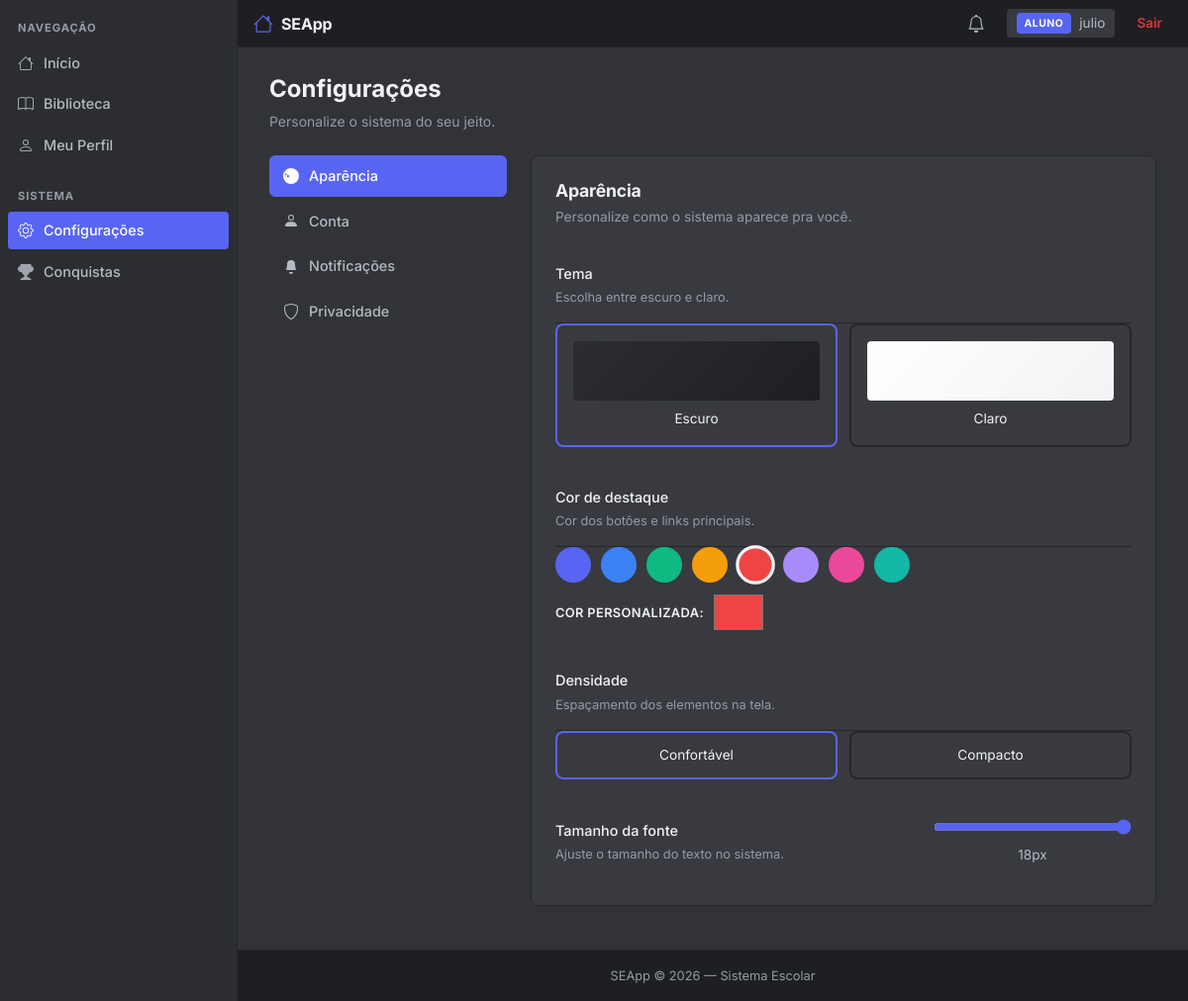
/configuracoes (signed in), run on an earlier commit of the app's database.
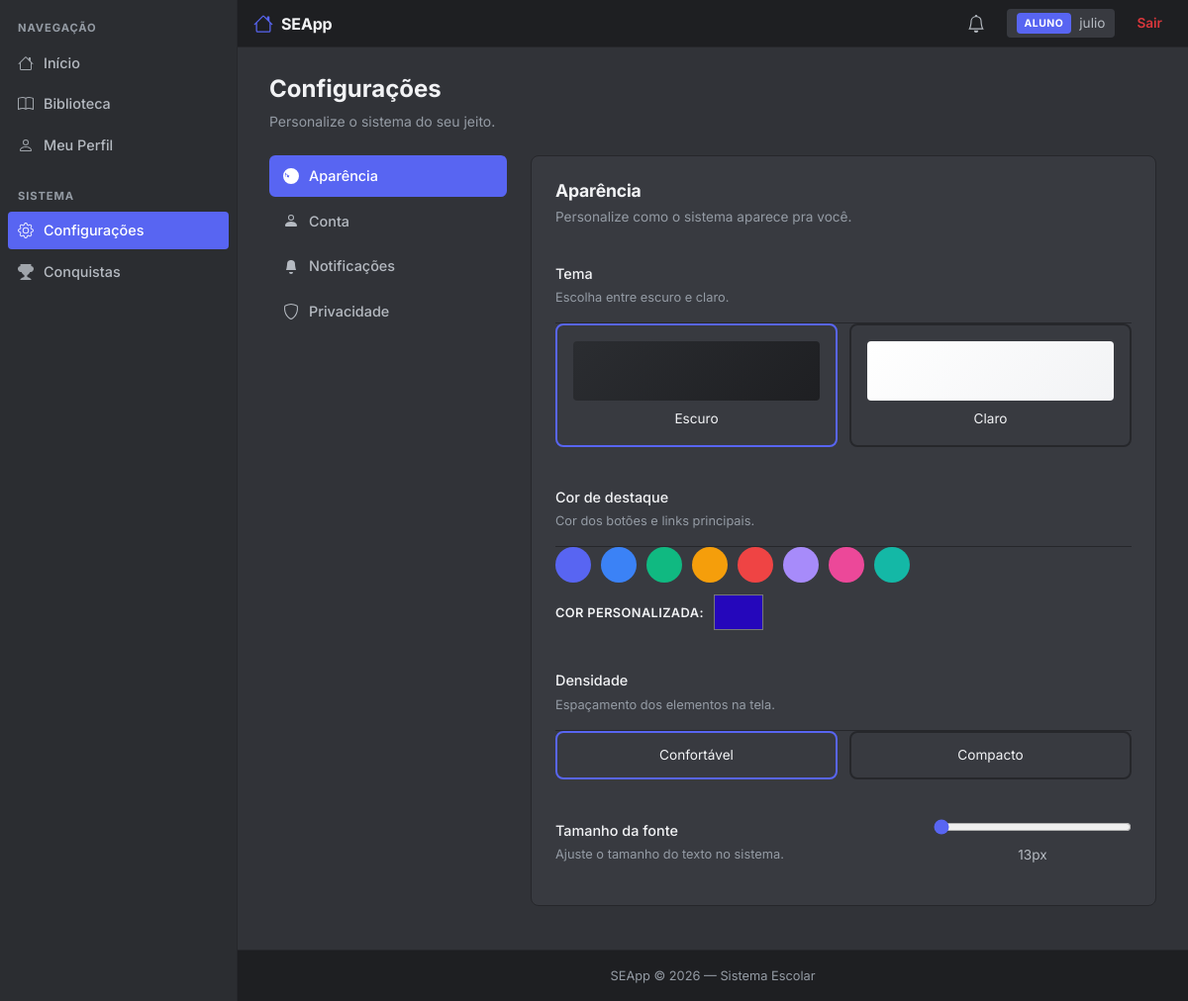
And on a later commit of the database.
### app/models/configuracao.py (models this page shows, shortened)
class Configuracao(db.Model):
    __tablename__ = 'configuracoes'
    id = db.Column(db.Integer, primary_key=True)
    usuario_id = db.Column(db.Integer, db.ForeignKey('usuarios.id'), unique=True, nullable=False)
    tema = db.Column(db.String(20), default='escuro')          # escuro, claro
    cor_destaque = db.Column(db.String(20), default='#5865F2') # HEX
    densidade = db.Column(db.String(20), default='confortavel')# compacto, confortavel
    sidebar_recolhida = db.Column(db.Boolean, default=False)
    fonte = db.Column(db.String(30), default='Inter')          # Inter, Roboto, System
    tamanho_fonte = db.Column(db.Integer, default=15)          # 13 a 18
    notif_emprestimo = db.Column(db.Boolean, default=True)
    notif_nota = db.Column(db.Boolean, default=True)
    notif_falta = db.Column(db.Boolean, default=True)
    perfil_publico = db.Column(db.Boolean, default=False)
    atualizado_em = db.Column(db.DateTime, default=datetime.utcnow, onupdate=datetime.utcnow)
    usuario = db.relationship('Usuario', backref='configuracao', uselist=False, lazy=True)

### app/routes/configuracoes.py (the view)
@configuracoes_bp.route("/configuracoes")
def index():
    if 'usuario_id' not in session:
        return redirect(url_for('auth.login'))
    usuario_id = session.get('usuario_id')
    usuario = Usuario.query.get(usuario_id)
    config = get_config(usuario_id)
    return render_template(
        "configuracoes/index.html",
        usuario=usuario,
        config=config
    )

### app/routes/configuracoes.py (called while the page is built)
def get_config(usuario_id):
    config = Configuracao.query.filter_by(usuario_id=usuario_id).first()
    if not config:
        config = Configuracao(usuario_id=usuario_id)
        db.session.add(config)
        db.session.commit()
    return config

### templates/configuracoes/index.html (shortened to what the changed rows need)
{% extends 'base.html' %}
{% block content %}
<link rel="stylesheet" href="{{ url_for('static', filename='css/configuracoes.css') }}">
<div class="config-layout">
    <div class="config-content">
        <div class="config-section active" id="section-aparencia">
            <div class="config-panel">
                <div class="color-palette" id="paletaCores" style="margin-bottom: 12px;">
                    <div class="color-option {% if config.cor_destaque == '#5865F2' %}selected{% endif %}" style="background: #5865F2;" data-cor="#5865F2"></div>
                    <div class="color-option {% if config.cor_destaque == '#3B82F6' %}selected{% endif %}" style="background: #3B82F6;" data-cor="#3B82F6"></div>
                    <div class="color-option {% if config.cor_destaque == '#10B981' %}selected{% endif %}" style="background: #10B981;" data-cor="#10B981"></div>
                    <div class="color-option {% if config.cor_destaque == '#F59E0B' %}selected{% endif %}" style="background: #F59E0B;" data-cor="#F59E0B"></div>
                    <div class="color-option {% if config.cor_destaque == '#EF4444' %}selected{% endif %}" style="background: #EF4444;" data-cor="#EF4444"></div>
                    <div class="color-option {% if config.cor_destaque == '#A78BFA' %}selected{% endif %}" style="background: #A78BFA;" data-cor="#A78BFA"></div>
                    <div class="color-option {% if config.cor_destaque == '#EC4899' %}selected{% endif %}" style="background: #EC4899;" data-cor="#EC4899"></div>
                    <div class="color-option {% if config.cor_destaque == '#14B8A6' %}selected{% endif %}" style="background: #14B8A6;" data-cor="#14B8A6"></div>
                </div>
                <div style="display: flex; gap: 10px; align-items: center;">
                    <label class="form-label" style="margin: 0;">Cor personalizada:</label>
                    <input type="color" id="corCustom" value="{{ config.cor_destaque }}" style="width: 50px; height: 36px; border: none; background: transparent; cursor: pointer;">
                </div>
                <div class="config-row">
                    <div style="width: 200px;">
                        <input type="range" id="tamanhoFonte" min="13" max="18" value="{{ config.tamanho_fonte }}">
                        <div style="text-align: center; font-size: 0.85rem; color: var(--text-2); margin-top: 4px;"><span id="valorFonte">{{ config.tamanho_fonte }}</span>px</div>
                    </div>
                </div>
            </div>
        </div>
    </div>
</div>
{% endblock %}

What changed in the data, as far as the page shows it:
changed Configuracao: cor_destaque "#ef4444" → "#2507bb"; tamanho_fonte "18" → "13"
